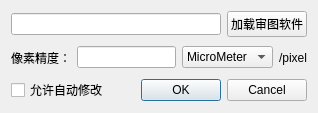
<?xml version="1.0" encoding="UTF-8"?>
<ui version="4.0">
 <class>GlobalParamsDialog</class>
 <widget class="QDialog" name="GlobalParamsDialog">
  <property name="geometry">
   <rect>
    <x>0</x>
    <y>0</y>
    <width>318</width>
    <height>113</height>
   </rect>
  </property>
  <property name="windowTitle">
   <string>设置全局参数</string>
  </property>
  <layout class="QVBoxLayout" name="verticalLayout">
   <item>
    <layout class="QHBoxLayout" name="horizontalLayout_3">
     <item>
      <widget class="QLineEdit" name="lineEditExecutePath"/>
     </item>
     <item>
      <widget class="QPushButton" name="pushButtonSelectExecutePath">
       <property name="text">
        <string>加载审图软件</string>
       </property>
      </widget>
     </item>
    </layout>
   </item>
   <item>
    <layout class="QHBoxLayout" name="horizontalLayout">
     <item>
      <widget class="QLabel" name="label">
       <property name="text">
        <string>像素精度：</string>
       </property>
      </widget>
     </item>
     <item>
      <widget class="QLineEdit" name="lineEditPixelDistinction"/>
     </item>
     <item>
      <widget class="QComboBox" name="comboBoxMeasureUnit">
       <property name="currentIndex">
        <number>2</number>
       </property>
       <item>
        <property name="text">
         <string>Pixel</string>
        </property>
       </item>
       <item>
        <property name="text">
         <string>NanoMeter</string>
        </property>
       </item>
       <item>
        <property name="text">
         <string>MicroMeter</string>
        </property>
       </item>
       <item>
        <property name="text">
         <string>MilliMeter</string>
        </property>
       </item>
       <item>
        <property name="text">
         <string>Meter</string>
        </property>
       </item>
       <item>
        <property name="text">
         <string>Inch</string>
        </property>
       </item>
       <item>
        <property name="text">
         <string>Degree</string>
        </property>
       </item>
       <item>
        <property name="text">
         <string>Radian</string>
        </property>
       </item>
      </widget>
     </item>
     <item>
      <widget class="QLabel" name="label_2">
       <property name="text">
        <string>/pixel</string>
       </property>
      </widget>
     </item>
    </layout>
   </item>
   <item>
    <layout class="QHBoxLayout" name="horizontalLayout_2">
     <item>
      <widget class="QCheckBox" name="checkBoxAutoModify">
       <property name="text">
        <string>允许自动修改</string>
       </property>
      </widget>
     </item>
     <item>
      <spacer name="horizontalSpacer">
       <property name="orientation">
        <enum>Qt::Horizontal</enum>
       </property>
       <property name="sizeHint" stdset="0">
        <size>
         <width>40</width>
         <height>20</height>
        </size>
       </property>
      </spacer>
     </item>
     <item>
      <widget class="QDialogButtonBox" name="buttonBox">
       <property name="orientation">
        <enum>Qt::Horizontal</enum>
       </property>
       <property name="standardButtons">
        <set>QDialogButtonBox::Cancel|QDialogButtonBox::Ok</set>
       </property>
      </widget>
     </item>
    </layout>
   </item>
  </layout>
 </widget>
 <resources/>
 <connections>
  <connection>
   <sender>buttonBox</sender>
   <signal>accepted()</signal>
   <receiver>GlobalParamsDialog</receiver>
   <slot>accept()</slot>
   <hints>
    <hint type="sourcelabel">
     <x>248</x>
     <y>254</y>
    </hint>
    <hint type="destinationlabel">
     <x>157</x>
     <y>274</y>
    </hint>
   </hints>
  </connection>
  <connection>
   <sender>buttonBox</sender>
   <signal>rejected()</signal>
   <receiver>GlobalParamsDialog</receiver>
   <slot>reject()</slot>
   <hints>
    <hint type="sourcelabel">
     <x>316</x>
     <y>260</y>
    </hint>
    <hint type="destinationlabel">
     <x>286</x>
     <y>274</y>
    </hint>
   </hints>
  </connection>
 </connections>
</ui>
